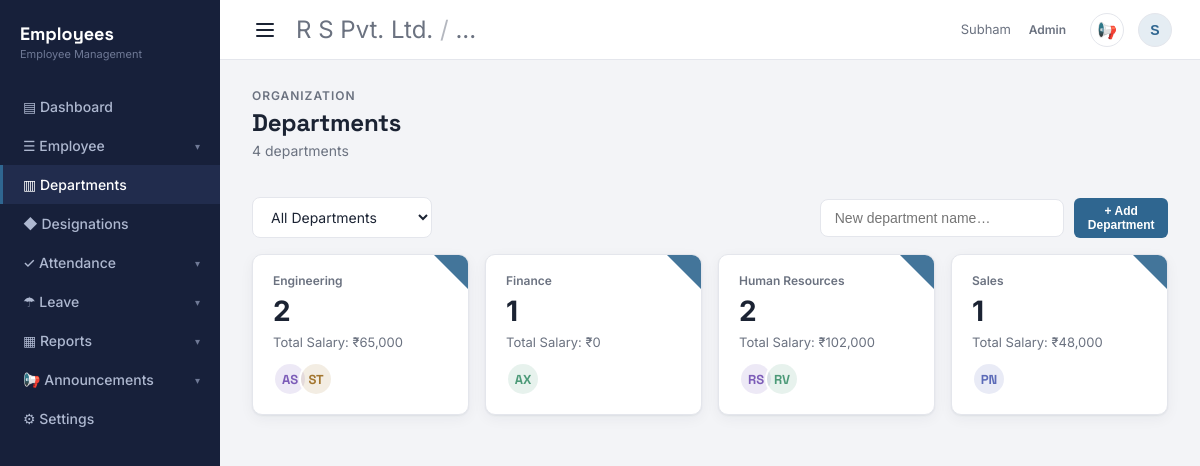
/departments (signed in), run on the app's committed database.
### tables this page shows
CREATE TABLE employees (
    id INTEGER PRIMARY KEY AUTOINCREMENT,
    registration_no TEXT UNIQUE,
    name TEXT NOT NULL,
    email TEXT NOT NULL,
    phone TEXT,
    department TEXT NOT NULL,
    role TEXT NOT NULL,
    status TEXT NOT NULL DEFAULT 'Active',
    salary REAL,
    experience_years REAL,
    join_date TEXT NOT NULL,
    paid_leaves_override INTEGER,
    unpaid_leaves_override INTEGER,
    total_leaves_override INTEGER
);

### app.py (the view, shortened to what this page needs)
@app.route("/departments", methods=["GET", "POST"])
@login_required
@roles_required("Admin", "HR Manager")
def departments():
    db = get_db()
    department = request.args.get("department", "").strip()
    official_names = get_official_department_names(db)
    counts, salaries, members = _department_stats(db)
    def build_card(name):
        return {
            "name": name,
            "count": counts.get(name, 0),
            "total_salary": salaries.get(name) or 0,
            "members": members.get(name, []),
        }
    active_names = sorted(n for n in counts if n and counts.get(n, 0) > 0)
    if department:
        core_list = [build_card(n) for n in active_names if n == department]
        others_summary = None
    else:
        core_list = [build_card(n) for n in active_names if n.lower() in official_names]
        other_list = [build_card(n) for n in active_names if n.lower() not in official_names]
        others_summary = None
    return render_template(
        "departments.html",
        departments=core_list,
        others_summary=others_summary,
        all_departments=active_names,
        selected_department=department,
    )

### app.py (called while the page is built)
def login_required(view):
    @wraps(view)
    def wrapped(*args, **kwargs):
        if not session.get("logged_in"):
            return redirect(url_for("login"))
        return view(*args, **kwargs)
    return wrapped

def roles_required(*allowed_roles):
    def decorator(view):
        @wraps(view)
        def wrapped(*args, **kwargs):
            if not session.get("logged_in"):
                return redirect(url_for("login"))
            if session.get("role") not in allowed_roles:
                flash("You don't have permission to access that page.")
                return redirect(url_for("dashboard"))
            return view(*args, **kwargs)
        return wrapped
    return decorator

def initials_for(name):
    name = (name or "").strip()
    if not name:
        return "?"
    parts = name.split()
    if len(parts) == 1:
        return parts[0][:2].upper()
    return (parts[0][0] + parts[-1][0]).upper()

def color_for(name):
    name = (name or "").strip()
    index = sum(ord(ch) for ch in name) % len(AVATAR_PALETTE) if name else 0
    return AVATAR_PALETTE[index]

def get_db():
    if "db" not in g:
        g.db = db_compat.connect(DB_PATH)
        g.db.execute("PRAGMA foreign_keys = ON")
    return g.db

def get_official_department_names(db):
    rows = db.execute("SELECT name FROM departments").fetchall()
    return {row["name"].lower() for row in rows}

def _department_stats(db):
    counts = {
        row["department"]: row["count"]
        for row in db.execute("SELECT department, COUNT(*) as count FROM employees GROUP BY department").fetchall()
    }
    salaries = {
        row["department"]: row["total"]
        for row in db.execute("SELECT department, SUM(salary) as total FROM employees GROUP BY department").fetchall()
    }
    members = {}
    for row in db.execute("SELECT department, name FROM employees ORDER BY name").fetchall():
        members.setdefault(row["department"], []).append(row["name"])
    return counts, salaries, members

### db_compat.py (called while the page is built)
    def connect(sqlite_path):
        conn = sqlite3.connect(sqlite_path)
        conn.row_factory = sqlite3.Row
        return conn

### templates/departments.html (shortened to what this page needs)
{% extends "base.html" %}
{% from "_macros.html" import avatar %}
{% block content %}
<div class="page-head">
  <div>
    <div class="eyebrow">Organization</div>
    <h1>Departments</h1>
    {% set card_count = departments|length + (1 if others_summary and not selected_department else 0) %}
    <p class="sub">{{ card_count }} department{{ 's' if card_count != 1 else '' }}</p>
  </div>
</div>
<div class="filter-bar" style="margin-bottom: 16px; justify-content: space-between;">
  <form method="get" action="{{ url_for('departments') }}" style="display: flex; gap: 10px; align-items: center;">
    <select name="department" class="filter-select" onchange="this.form.submit()">
      <option value="">All Departments</option>
    </select>
  </form>
  <form method="post" action="{{ url_for('departments') }}" style="display: flex; gap: 10px; align-items: center;">
    <input
      class="search-input"
      type="text"
      name="name"
      placeholder="New department name…"
      required
    />
    <button type="submit" class="btn btn-primary btn-sm">+ Add Department</button>
  </form>
</div>
<div class="stat-row">
  {% for dept in departments %}
  <a href="{{ url_for('employee_list', department=dept.name) }}" class="card stat-card stat-card-link">
    <div class="stat-corner" style="background: var(--primary);"></div>
    <div class="stat-label">{{ dept.name }}</div>
    <div class="stat-value">{{ dept.count }}</div>
    <div style="margin-top: 6px; font-size: 13px; color: var(--text-muted);">
      Total Salary: ₹{{ "{:,.0f}".format(dept.total_salary) }}
    </div>
    {% if dept.members %}
    <div style="margin-top: 12px; display: flex; align-items: center;">
      {% for member_name in dept.members[:3] %}
      <div style="{% if not loop.first %}margin-left: -8px;{% endif %} border: 2px solid var(--surface); border-radius: 50%;">
        {{ avatar(member_name, 30) }}
      </div>
      {% endfor %}
    </div>
    {% endif %}
  </a>
  {% else %}
  {% if not others_summary %}
  <p style="color: var(--text-muted);">{% if selected_department %}No department named "{{ selected_department }}".{% else %}No departments yet — add one above.{% endif %}</p>
  {% endif %}
  {% endfor %}
</div>
{% endblock %}

### templates/_macros.html (shortened to what this page needs)
{% macro avatar(name, size=32) %}
  <div class="avatar-mini" style="width: {{ size }}px; height: {{ size }}px; background: {{ color_for(name) }}22; color: {{ color_for(name) }}; font-size: {{ (size / 2.3)|round|int }}px;">
    {{ initials_for(name) }}
  </div>
{% endmacro %}

### static/css/style.css (style rules this page uses)
:root { --bg: #f3f4f7; --surface: #ffffff; --sidebar: #17203a; --sidebar-hover: #212c4d; --sidebar-text: #aeb8d0; --sidebar-text-dim: #6f7996; --primary: #2f6690; --primary-dark: #234c6c; --primary-soft: #e5edf3; --accent-green: #4c9a78; --accent-green-soft: #e6f2ec; --accent-amber: #c97b3b; --accent-amber-soft: #f7ece0; --accent-red: #b85c5c; --accent-red-soft: #f6e8e8; --text: #1b2333; --text-muted: #6b7280; --border: #e4e6ec; --radius: 10px; --shadow: 0 1px 2px rgba(23, 32, 58, 0.06), 0 4px 14px rgba(23, 32, 58, 0.05); }
* { box-sizing: border-box; }
html, body { height: 100%; margin: 0; }
body { background: var(--bg); color: var(--text); font-family: "Inter", -apple-system, BlinkMacSystemFont, sans-serif; -webkit-font-smoothing: antialiased; }
h1, h2, h3, h4 { font-family: "Space Grotesk", "Inter", sans-serif; margin: 0; letter-spacing: -0.01em; }
a { color: inherit; text-decoration: none; }
.page-head { display: flex; align-items: flex-end; justify-content: space-between; gap: 16px; margin-bottom: 24px; flex-wrap: wrap; }
.eyebrow { font-size: 12px; font-weight: 600; letter-spacing: 0.08em; text-transform: uppercase; color: var(--text-muted); margin-bottom: 4px; }
.page-head h1 { font-size: 24px; font-weight: 700; }
.page-head p.sub { color: var(--text-muted); font-size: 14px; margin-top: 4px; }
.btn { display: inline-block; border: none; border-radius: 8px; padding: 10px 18px; font-size: 14px; font-weight: 600; cursor: pointer; }
.btn-primary { background: var(--primary); color: #fff; }
.btn-sm { padding: 6px 12px; font-size: 12px; border-radius: 6px; }
.card { background: var(--surface); border: 1px solid var(--border); border-radius: var(--radius); box-shadow: var(--shadow); }
.stat-row { display: flex; gap: 16px; flex-wrap: wrap; margin-bottom: 24px; }
.stat-card { padding: 18px 20px; position: relative; overflow: hidden; flex: 1; min-width: 210px; }
.stat-corner { position: absolute; top: 0; right: 0; width: 34px; height: 34px; clip-path: polygon(100% 0, 0 0, 100% 100%); opacity: 0.9; }
.stat-label { font-size: 12px; color: var(--text-muted); font-weight: 600; }
.stat-value { font-size: 28px; font-weight: 700; margin-top: 6px; }
.stat-card-link { display: block; color: inherit; text-decoration: none; cursor: pointer; transition: transform 0.12s ease, box-shadow 0.12s ease, border-color 0.12s ease; }
.search-input { width: 100%; max-width: 360px; padding: 10px 14px; border-radius: 8px; border: 1px solid var(--border); font-size: 14px; }
.filter-bar { display: flex; align-items: center; gap: 10px; flex-wrap: wrap; }
.filter-select { padding: 10px 14px; border-radius: 8px; border: 1px solid var(--border); font-size: 14px; font-family: inherit; background: var(--surface); color: var(--text); min-width: 180px; }
.avatar-mini { border-radius: 50%; display: inline-flex; align-items: center; justify-content: center; font-weight: 700; flex-shrink: 0; font-family: "Space Grotesk", sans-serif; }

### data on the page
employees: name "AS"
employees: name "ST"
employees: name "AX"
employees: name "RS"
employees: name "RV"
employees: name "PN"

### other printed values
{{ current_username }} "Subham"
{{ current_role }} "Admin"
{{ current_username[0]|upper if current_username else '?' }} "S"
{{ card_count }} "4"
{{ 's' if card_count != 1 else '' }} "s"
{{ dept.name }} "Engineering" "Finance" "Human Resources" "Sales"
{{ dept.count }} "2" "1" "2" "1"
{{ "{:,.0f}".format(dept.total_salary) }} "65,000" "0" "102,000" "48,000"
